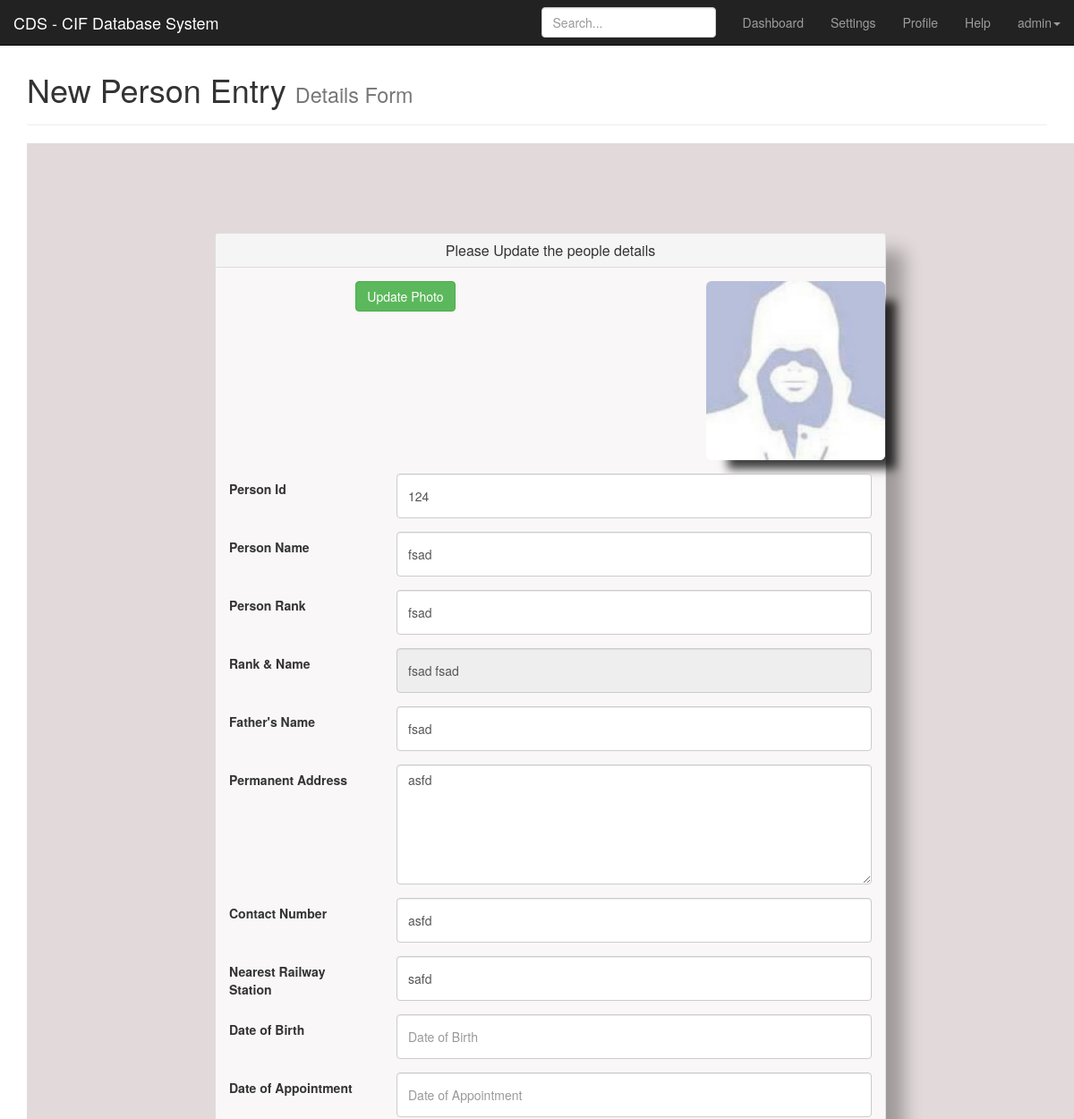
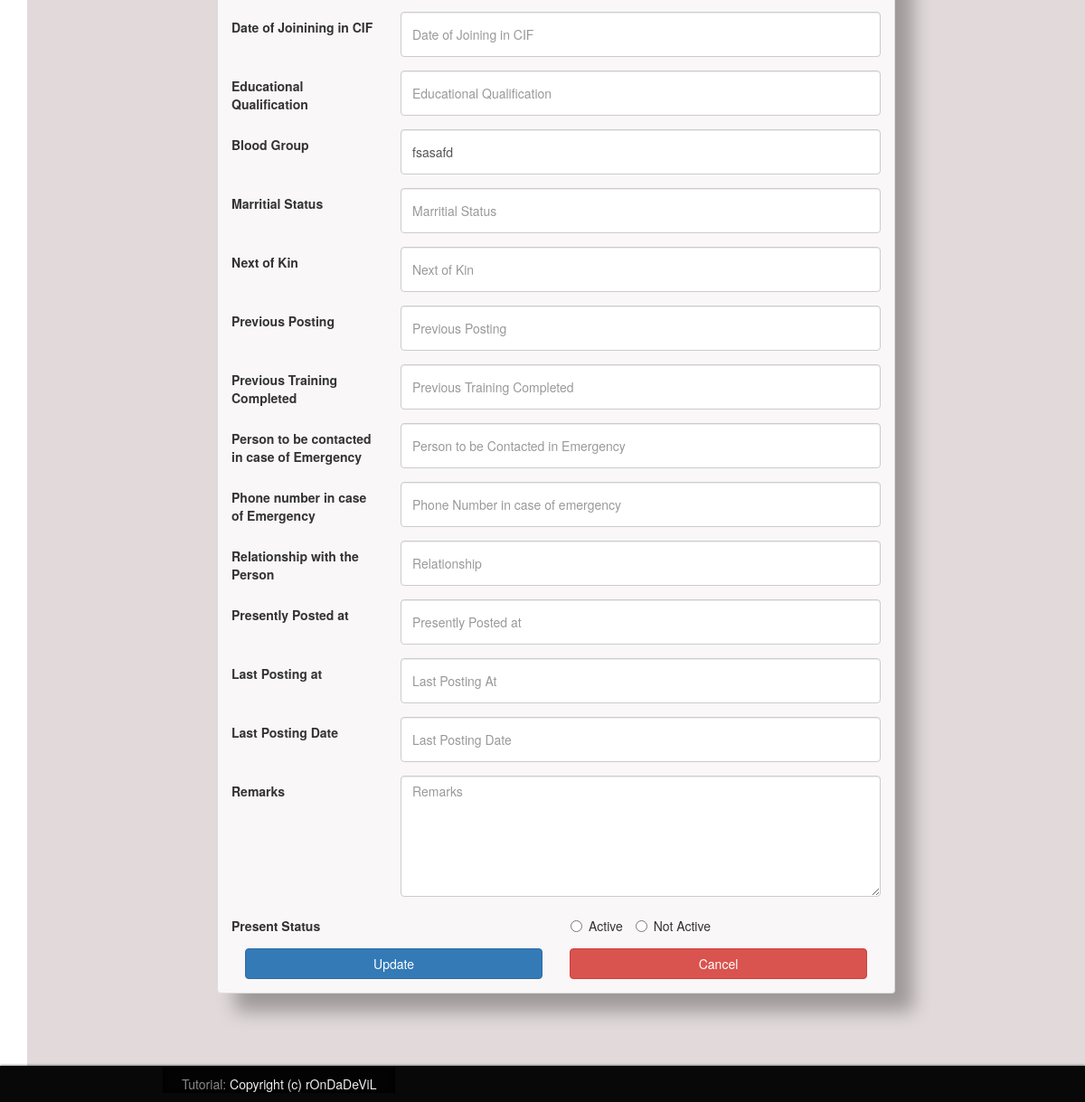
/update_people.php?person_id=124 (signed in), run on the app's committed database (2 pictures, top to bottom).
### tables this page shows
CREATE TABLE IF NOT EXISTS `person_details` (
`person_id` int(11) NOT NULL,
  `person_name` varchar(255) DEFAULT NULL,
  `person_rank` varchar(255) DEFAULT NULL,
  `rank_name` varchar(200) NOT NULL,
  `father_name` varchar(255) DEFAULT NULL,
  `address` longtext,
  `contact_number` varchar(255) DEFAULT NULL,
  `nearest_RS` varchar(255) DEFAULT NULL,
  `DOB` varchar(255) DEFAULT NULL,
  `DOA` varchar(255) DEFAULT NULL,
  `date_of_joining_in_CIF` varchar(255) DEFAULT NULL,
  `educational_qualification` varchar(255) DEFAULT NULL,
  `blood_group` varchar(255) NOT NULL,
  `marritial_Status` varchar(255) DEFAULT NULL,
  `next_of_kin` varchar(255) DEFAULT NULL,
  `previous_posting` varchar(255) DEFAULT NULL,
  `previous_training_completed` longtext,
  `emergency_name` varchar(255) DEFAULT NULL,
  `emergency_number` varchar(255) DEFAULT NULL,
  `emergency_Relationship` varchar(255) DEFAULT NULL,
  `photo` varchar(255) DEFAULT NULL,
  `presently_posted_at` varchar(255) DEFAULT NULL,
  `last_posting_at` varchar(255) DEFAULT NULL,
  `last_posted_date` varchar(255) DEFAULT NULL,
  `remarks` longtext,
  `status` varchar(5) NOT NULL
);

### update_people.php (the view, shortened to what this page needs)
<?php
include 'includes/overall/header.php';
include 'includes/overall/top_nav.php';
include 'includes/overall/dtcss.php';?>
<body>
<div class="container">
    <div class="page-header">
        <h1>New Person Entry <small>Details Form</small></h1>
    </div>
    <?php
    $person_id = null;
    if (!empty($_GET['person_id'])) {
        $person_id = $_REQUEST['person_id'];
    }
    if (null == $person_id) {
        header("Location: total_people.php");
    } else {
    $pdo = Database::connect();
    $sql = "SELECT * from person_details where person_id = ?";
    $q = $pdo->prepare($sql);
    $q->execute(array($person_id));
    $data = $q->fetch(PDO::FETCH_ASSOC);
    }
    ?>
    <div class="container" id="container1">
        <div class="row centered-form">
            <div class="col-xs-4 col-sm-4 col-md-8 col-sm-offset-2 col-md-offset-2">
                <div class="panel panel-default">
                    <div class="panel-heading">
                        <h3 class="panel-title text-center">Please Update the people details</h3>
                    </div>
                    <div class="panel-body">
                        <form class="form-horizontal" name="login" action="function/person_update.php" method="post">
                            <div class="form-group text-center">
                            <div class="form-group"><div class="col-sm-7"><?php  echo '<a class="btn btn-success" href="photos/code/index.php?person_id=' . $data['person_id'] . '">Update Photo</a>'; ?> </div><div class="col-sm-5">  <img src="photos/code/<?php echo $data['photo']; ?>" width="200" height="200" alt="" class="shd img-rounded pull-right" onerror="this.onerror=null;this.src='images/photo.jpg';"/></div></div>
                                <label class="col-sm-3 control-label">Person Id</label><div class="col-sm-9"> <input type="text" class="form-control heigh " placeholder="Person ID" name="person_id" value="<?php echo $data['person_id']; ?>" ></div></div>
                            <div class="form-group"><label class="col-sm-3 control-label">Person Name</label><div class="col-sm-9"><input type="text" class="form-control heigh" placeholder="Person Name" name="person_name" value="<?php echo $data['person_name']; ?>"id="p_name" required></div></div>
                            <div class="form-group"><label class="col-sm-3 control-label">Person Rank </label><div class="col-sm-9"><input type="text" class="form-control heigh autocom" placeholder="Person Rank" name="person_rank" id="p_rank" value="<?php echo $data['person_rank']; ?>"required></div></div>
                            <div class="form-group"><label class="col-sm-3 control-label">Rank & Name </label><div class="col-sm-9"><input type="text" class="form-control heigh" placeholder="Rank & Name" name="rank_name" id="rank_name" value="<?php echo $data['rank_name']; ?>"readonly></div></div>
                            <div class="form-group"><label class="col-sm-3 control-label">Father's Name</label><div class="col-sm-9"><input type="text" class="form-control heigh" placeholder="Father's Name" name="father_name" value="<?php echo $data['father_name']; ?>" required></div></div>
                            <div class="form-group"><label class="col-sm-3 control-label">Permanent Address</label><div class="col-sm-9"><textarea class="form-control  heigh" rows="6" placeholder="Permanent Address" name="address" required><?php echo $data['address']; ?></textarea></div></div>
                            <div class="form-group"><label class="col-sm-3 control-label">Contact Number </label><div class="col-sm-9"><input type="text" class="form-control heigh" placeholder="Contact Number" name="contact_number" value="<?php echo $data['contact_number']; ?>"required></div></div>
                            <div class="form-group"><label class="col-sm-3 control-label">Nearest Railway Station </label><div class="col-sm-9"><input type="text" class="form-control heigh" placeholder="Nearest Railway Station" name="nearest_RS" value="<?php echo $data['nearest_RS']; ?>" ></div></div>
                                <div id="sandbox-container">
                                    <div class="form-group"><label class="col-sm-3 control-label">Date of Birth</label><div class="col-sm-9"><input type="text" class="form-control heigh" placeholder="Date of Birth" name="DOB" value="<?php echo $data['DOB']; ?>"></div></div>
                                    <div class="form-group"><label class="col-sm-3 control-label">Date of Appointment </label><div class="col-sm-9"><input type="text" class="form-control heigh" placeholder="Date of Appointment" name="DOA" value="<?php echo $data['DOA']; ?>" ></div></div>
                                    <div class="form-group"><label class="col-sm-3 control-label">Date of Joinining in CIF</label><div class="col-sm-9"><input type="text" class="form-control heigh" placeholder="Date of Joining in CIF" name="date_of_joining_in_CIF" value="<?php echo $data['date_of_joining_in_CIF']; ?>" ></div></div>
                                </div>
                            <div class="form-group"><label class="col-sm-3 control-label">Educational Qualification </label><div class="col-sm-9"><input type="text" class="form-control heigh autocom" placeholder="Educational Qualification" name="educational_qualification" value="<?php echo $data['educational_qualification']; ?>" ></div></div>
                            <div class="form-group"><label class="col-sm-3 control-label">Blood Group </label><div class="col-sm-9"> <input type="text" class="form-control heigh" placeholder="Blood Group" name="blood_group" required value="<?php echo $data['blood_group']; ?>" ></div></div>
                            <div class="form-group"><label class="col-sm-3 control-label">Marritial Status </label><div class="col-sm-9"><input type="text" class="form-control heigh" placeholder="Marritial Status" name="marritial_Status" value="<?php echo $data['marritial_Status']; ?>"></div></div>
                            <div class="form-group"><label class="col-sm-3 control-label">Next of Kin </label><div class="col-sm-9"> <input type="text" class="form-control heigh" placeholder="Next of Kin" name="next_of_kin" value="<?php echo $data['next_of_kin']; ?>" ></div></div>
                            <div class="form-group"><label class="col-sm-3 control-label">Previous Posting </label><div class="col-sm-9"> <input type="text" class="form-control heigh autocom" placeholder="Previous Posting" name="previous_posting" value="<?php echo $data['previous_posting']; ?>"></div></div>
                            <div class="form-group"><label class="col-sm-3 control-label">Previous Training Completed </label><div class="col-sm-9">  <input type="text" class="form-control heigh" placeholder="Previous Training Completed" name="previous_training_completed" value="<?php echo $data['previous_training_completed']; ?>"></div></div>
                            <div class="form-group"><label class="col-sm-3 control-label">Person to be contacted in case of Emergency </label><div class="col-sm-9"><input type="text" class="form-control heigh" placeholder="Person to be Contacted in Emergency" name="emergency_name" value="<?php echo $data['emergency_name']; ?>"></div></div>
                            <div class="form-group"><label class="col-sm-3 control-label">Phone number in case of Emergency </label><div class="col-sm-9"><input type="text" class="form-control heigh" placeholder="Phone Number in case of emergency" name="emergency_number" value="<?php echo $data['emergency_number']; ?>"></div></div>
                            <div class="form-group"><label class="col-sm-3 control-label">Relationship with the Person </label><div class="col-sm-9"> <input type="text" class="form-control heigh" placeholder="Relationship" name="emergency_Relationship" value="<?php echo $data['emergency_Relationship']; ?>"></div></div>
                            <div class="form-group"><label class="col-sm-3 control-label">Presently Posted at </label><div class="col-sm-9"><input type="text" class="form-control heigh" placeholder="Presently Posted at" name="presently_posted_at" value="<?php echo $data['presently_posted_at']; ?>"></div></div>
                            <div class="form-group"><label class="col-sm-3 control-label">Last Posting at </label><div class="col-sm-9"><input type="text" class="form-control heigh" placeholder="Last Posting At" name="last_posting_at" value="<?php echo $data['last_posting_at']; ?>"></div></div>
                             <div id="sandbox-container">
                            <div class="form-group"><label class="col-sm-3 control-label">Last Posting Date </label><div class="col-sm-9"><input type="text" class="form-control heigh" placeholder="Last Posting Date" name="last_posted_date" value="<?php echo $data['last_posted_date']; ?>"></div></div>
                            </div>
                            <div class="form-group"><label class="col-sm-3 control-label">Remarks </label><div class="col-sm-9"> <textarea class="form-control  heigh" rows="6" placeholder="Remarks" name="remarks" ><?php echo $data['remarks']; ?></textarea></div></div>
                            <div class="form-group"><label class="col-sm-3 control-label">Present Status </label>
                                <div class="col-sm-9">
                                <label class="radio-inline">
                                <input type="radio" name="RadioOptions" value="yes"> Active
                            </label>
                            <label class="radio-inline">
                                <input type="radio" name="RadioOptions"  value="no"> Not Active
                            </label>
                                    </div>
                                </div>
                            <div class="col-xs-6 col-sm-6 col-md-6">
                                <input type="submit" value="Update" class="btn btn-primary btn-block">
                            </div>
                            <div class="col-xs-6 col-sm-6 col-md-6">
                            <input type="cancel" value="Cancel" class="btn btn-block btn-danger ">
                                </div>
                        </form>
                    </div>
                </div>
            </div>
        </div>
    </div>
</div>
<?php include 'includes/overall/footer.php'; ?>

### update_people.php (style rules this page uses)
.pull-right { float: right !important; }
.heigh { height: 50px; }
#container1 { background-color: #e2dada; }
.page-header { padding-top: 20px; }
.centered-form { margin-top: 100px; margin-bottom: 100px; }
.centered-form .panel { background: rgba(255, 255, 255, 0.8); box-shadow: rgba(0, 0, 0, 0.3) 20px 20px 20px; }
.form-group { text-align: center; }
.shd { -webkit-box-shadow: 18px 16px 10px -6px rgba(0,0,0,0.75); -moz-box-shadow: 18px 16px 10px -6px rgba(0,0,0,0.75); box-shadow: 18px 16px 10px -6px rgba(0,0,0,0.75); }
.control-label { text-align: left !important; }

### data on the page
person_details: person_id "124", person_name "fsad", person_rank "fsad", rank_name "fsad fsad", father_name "fsad", address "asfd", contact_number "asfd", nearest_RS "safd", blood_group "fsasafd"

### other printed values
$_SESSION['user'] "admin"
